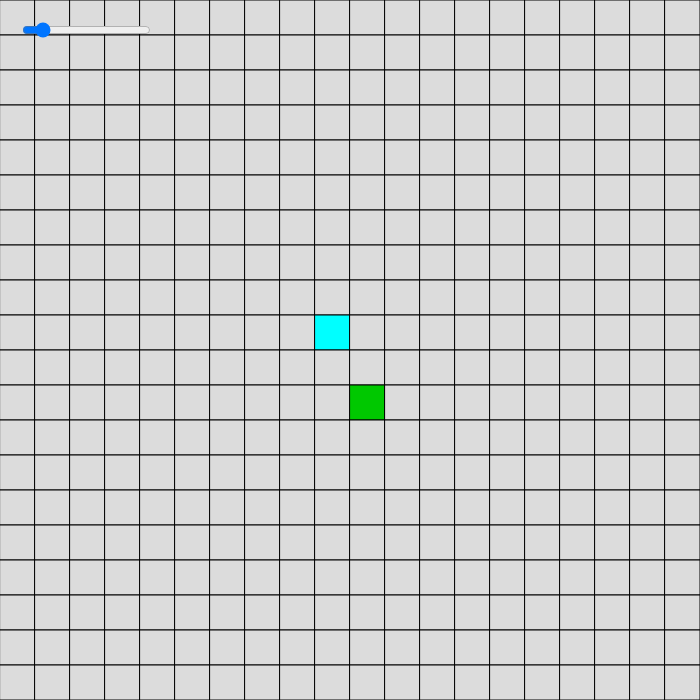
Frame 1 (no input)
Frame 60 (no input): identical to frame 1, image omitted
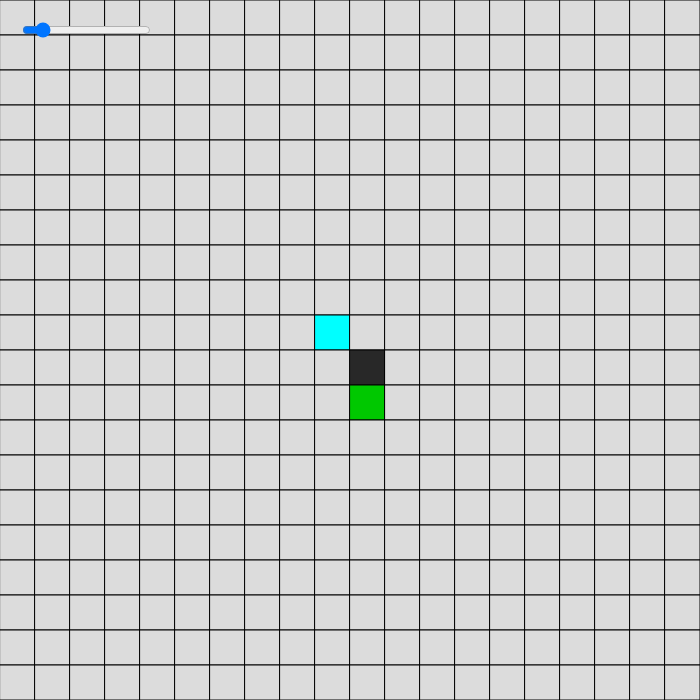
Frame 120 (the mouse pressed at the canvas centre since frame 60)

The p5.js sketch that drew these frames (run headless with seeded random() and noise() and a simulated clock; from frame 60 on, the mouse is pressed at the canvas centre):

// p5.js sketch
// ── sketch.js
var GRID_SIZE = 20;

HEIGHT = 700;
WIDTH = 700;

squareSide = HEIGHT/GRID_SIZE;

var grid = [...Array(GRID_SIZE)].map(e => Array(GRID_SIZE));

let startCellX = 0;
let startCellY = 0;

let goalCellX = 0;
let goalCellY = 0;



function setup() {
  createCanvas(HEIGHT, WIDTH);
    background(200);
    resetGrid();
    //create sliders
    gridSizeSlider = createSlider(10, 100, 20, 10);
    gridSizeSlider.position(20, 20);
}

function draw() {
    //Check if slider value for gridsize has changed
    if(gridSizeSlider.value() != GRID_SIZE){
        //Reset all grid and stop processing path
        GRID_SIZE = gridSizeSlider.value();
        resetGrid();
    }
    drawGrid();
    if (mouseIsPressed) {//draw walls while pressing mouse
        var xSelected = Math.floor(mouseX/squareSide);
        var ySelected = Math.floor(mouseY/squareSide);    
        if(mouseX >= 0 && mouseX < HEIGHT && mouseY >= 0 && mouseY < HEIGHT){
            //avoid putting walls in start or end cell 
            if(grid[xSelected][ySelected] != 's' && grid[xSelected][ySelected] != 'e'){
                grid[xSelected][ySelected] = 'w';//put wall
            }
        }
    }

}

function drawGrid(){
    for(var i = 0; i < GRID_SIZE; i++){
        for(var j = 0; j < GRID_SIZE; j++){
            // Draw a rectangle at location (30, 20) with a width and height of 55.
            let color = [0,0,0];
            var currentCell = grid[i][j];
            switch(currentCell) {
              case 'a'://available cell
                color = [220,220,220];
                break;
              case 's'://start cell
                color = [0,255,255];
                break;
              case 'e'://end cell
                color = [0,200,0];
                break;
              case 'w'://wall cell
                color = [40,40,40];
                break;
              default:
                // code block
            }
            fill(color); // Use color variable 'c' as fill color
            var x = squareSide * i;
            var y = squareSide * j;
            rect(x, y, squareSide, squareSide); // Draw left rectangle
        }
    }
}
function resetGrid(){
    grid = [...Array(GRID_SIZE)].map(e => Array(GRID_SIZE));
    rows = GRID_SIZE;
    cols = GRID_SIZE;
    squareSide = 700/GRID_SIZE;
    //Put all grid values to available
    for(var i = 0; i < GRID_SIZE; i++){
        for(var j = 0; j < GRID_SIZE; j++){
            grid[i][j] = 'a'; 
        }
    }
    //choose a random starting cell
    startCellX = Math.floor(Math.random() * GRID_SIZE/2);
    startCellY = Math.floor(Math.random() * GRID_SIZE/2);
    //choose a random target cell
    goalCellX = Math.floor(Math.random() * GRID_SIZE/2)+(GRID_SIZE/2);
    goalCellY = Math.floor(Math.random() * GRID_SIZE/2)+(GRID_SIZE/2);
    
    //Assign values to the start and end cells
    grid[startCellX][startCellY] = 's';
    grid[goalCellX][goalCellY] = 'e';
}

function mouseClicked() {

  
  // prevent default
  return false;
}
